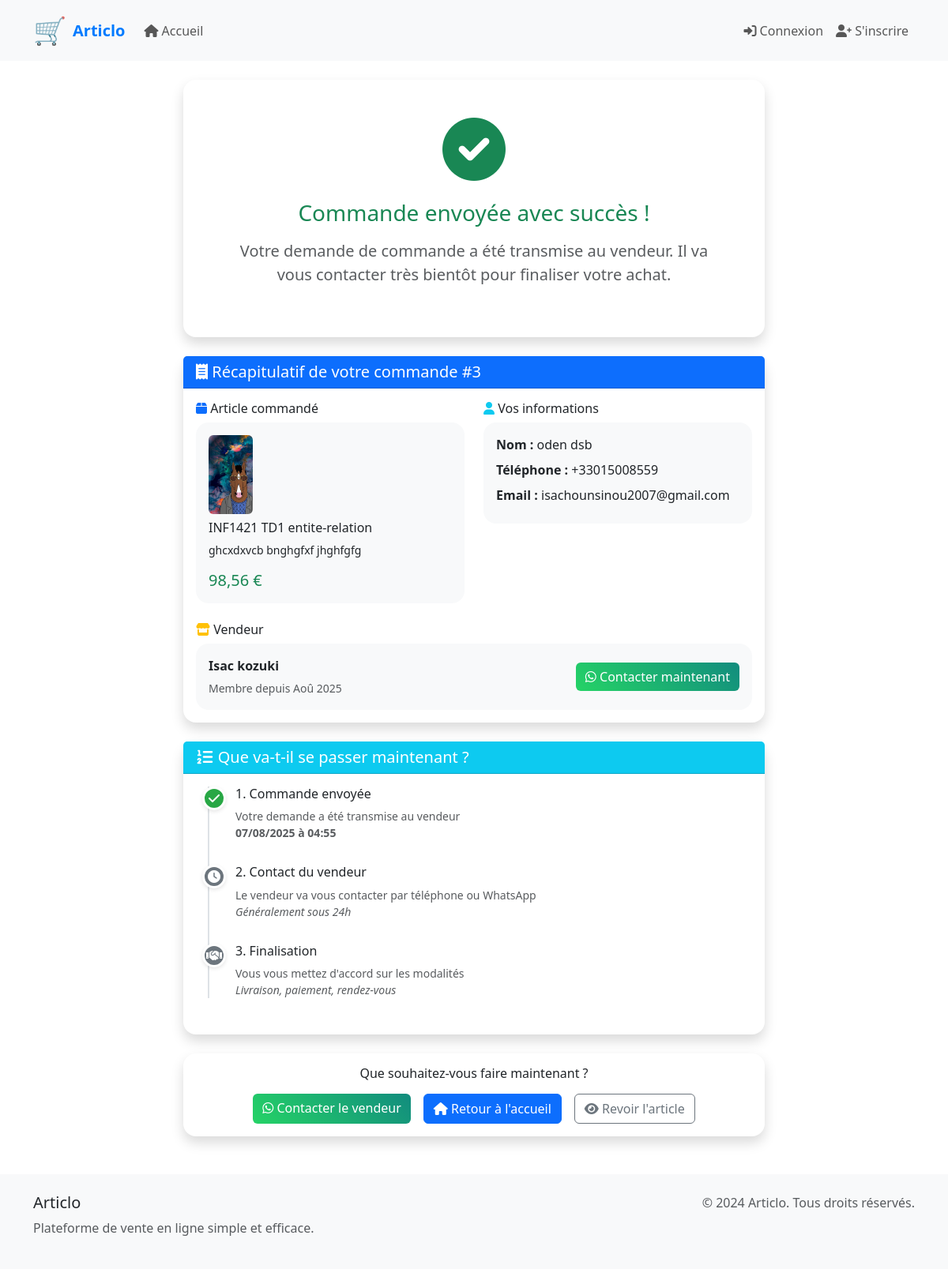
/orders/success/3/, run on the app's committed database.
### orders/models.py (models this page shows, shortened)
class Order(models.Model):
    article = models.ForeignKey(Article, on_delete=models.CASCADE, related_name='orders')
    client_name = models.CharField(max_length=255)
    client_phone = models.CharField(max_length=20)
    client_email = models.EmailField(blank=True, null=True)
    message = models.TextField(blank=True, null=True)
    seller = models.ForeignKey(User, on_delete=models.CASCADE, related_name='received_orders')
    created_at = models.DateTimeField(auto_now_add=True)
    STATUS_CHOICES = (
        ('pending', 'En attente'),
        ('confirmed', 'Confirmée'),
        ('cancelled', 'Annulée'),
    )
    status = models.CharField(max_length=10, choices=STATUS_CHOICES, default='pending')

### articles/models.py (models this page shows, shortened)
class Article(models.Model):
    title = models.CharField(max_length=255)
    description = models.TextField()
    price = models.DecimalField(max_digits=10, decimal_places=2)
    images = models.ImageField(upload_to='articles/', blank=True, null=True)
    seller = models.ForeignKey(User, on_delete=models.CASCADE, related_name='articles')
    created_at = models.DateTimeField(auto_now_add=True)
    def whatsapp_link(self):
        if self.seller.whatsapp_number:
            return f"https://wa.me/{self.seller.whatsapp_number}"
        return None

### users/models.py (models this page shows, shortened)
class User(AbstractUser):
    ROLE_CHOICES = (
        ('admin', 'Administrateur'),
        ('seller', 'Vendeur'),
        ('client', 'Client'),
    )
    role = models.CharField(max_length=10, choices=ROLE_CHOICES, default='client')
    whatsapp_number = models.CharField(max_length=20, blank=True, null=True, help_text="Numéro WhatsApp pour les vendeurs")
    groups = models.ManyToManyField(
        'auth.Group',
        verbose_name='groups',
        blank=True,
        help_text='The groups this user belongs to.',
        related_name='custom_user_set',
        related_query_name='custom_user',
    )
    user_permissions = models.ManyToManyField(
        'auth.Permission',
        verbose_name='user permissions',
        blank=True,
        help_text='Specific permissions for this user.',
        related_name='custom_user_set',
        related_query_name='custom_user',
    )

### orders/views.py (the view)
# urls.py: path('success/<int:order_id>/', views.order_success, name='success'),
@not_seller_required
def order_success(request, order_id):
    order = get_object_or_404(Order, id=order_id)
    context = {
        'order': order,
        'page_title': 'Commande confirmée'
    }
    return render(request, 'orders/order_success.html', context)

### templates/orders/order_success.html (shortened to what this page needs)
{% extends 'base.html' %}
{% block content %}
<div class="container mt-4">
    <div class="row justify-content-center">
        <div class="col-md-8">
            <div class="card shadow mb-4">
                <div class="card-body text-center p-5">
                    <div class="mb-4">
                        <i class="fas fa-check-circle text-success" style="font-size: 5rem;"></i>
                    </div>
                    <h1 class="h3 text-success mb-3">Commande envoyée avec succès !</h1>
                    <p class="lead text-muted">
                        Votre demande de commande a été transmise au vendeur.
                        Il va vous contacter très bientôt pour finaliser votre achat.
                    </p>
                </div>
            </div>
            <div class="card shadow mb-4">
                <div class="card-header bg-primary text-white">
                    <h5 class="mb-0">
                        <i class="fas fa-receipt"></i>
                        Récapitulatif de votre commande #{{ order.id }}
                    </h5>
                </div>
                <div class="card-body">
                    <div class="row">
                        <div class="col-md-6">
                            <h6><i class="fas fa-box text-primary"></i> Article commandé</h6>
                            <div class="card bg-light">
                                <div class="card-body">
                                    {% if order.article.images %}
                                        <img src="{{ order.article.images.url }}" alt="{{ order.article.title }}"
                                             class="img-fluid rounded mb-2" style="max-height: 100px;">
                                    {% endif %}
                                    <h6 class="card-title">{{ order.article.title }}</h6>
                                    <p class="card-text small">{{ order.article.description|truncatewords:10 }}</p>
                                    <span class="h5 text-success">{{ order.article.price }} €</span>
                                </div>
                            </div>
                        </div>
                        <div class="col-md-6">
                            <h6><i class="fas fa-user text-info"></i> Vos informations</h6>
                            <div class="card bg-light">
                                <div class="card-body">
                                    <p class="mb-2"><strong>Nom :</strong> {{ order.client_name }}</p>
                                    <p class="mb-2"><strong>Téléphone :</strong> {{ order.client_phone }}</p>
                                    {% if order.client_email %}
                                        <p class="mb-2"><strong>Email :</strong> {{ order.client_email }}</p>
                                    {% endif %}
                                </div>
                            </div>
                        </div>
                    </div>
                    <div class="row mt-4">
                        <div class="col-12">
                            <h6><i class="fas fa-store text-warning"></i> Vendeur</h6>
                            <div class="card bg-light">
                                <div class="card-body">
                                    <div class="d-flex justify-content-between align-items-center">
                                        <div>
                                            <p class="mb-1"><strong>{{ order.seller.get_full_name|default:order.seller.username }}</strong></p>
                                            <small class="text-muted">
                                                Membre depuis {{ order.seller.date_joined|date:"M Y" }}
                                            </small>
                                        </div>
                                        {% if order.article.whatsapp_link %}
                                            <a href="{{ order.article.whatsapp_link }}" target="_blank"
                                               class="btn btn-success">
                                                <i class="fab fa-whatsapp"></i>
                                                Contacter maintenant
                                            </a>
                                        {% endif %}
                                    </div>
                                </div>
                            </div>
                        </div>
                    </div>
                </div>
            </div>
            <div class="card shadow mb-4">
                <div class="card-header bg-info text-white">
                    <h5 class="mb-0">
                        <i class="fas fa-list-ol"></i>
                        Que va-t-il se passer maintenant ?
                    </h5>
                </div>
                <div class="card-body">
                    <div class="timeline">
                        <div class="timeline-item completed">
                            <div class="timeline-marker bg-success">
                                <i class="fas fa-check text-white"></i>
                            </div>
                            <div class="timeline-content">
                                <h6>1. Commande envoyée</h6>
                                <p class="text-muted small">
                                    Votre demande a été transmise au vendeur
                                    <br><strong>{{ order.created_at|date:"d/m/Y à H:i" }}</strong>
                                </p>
                            </div>
                        </div>
                        <div class="timeline-item pending">
                            <div class="timeline-marker bg-warning">
                                <i class="fas fa-clock text-white"></i>
                            </div>
                            <div class="timeline-content">
                                <h6>2. Contact du vendeur</h6>
                                <p class="text-muted small">
                                    Le vendeur va vous contacter par téléphone ou WhatsApp
                                    <br><em>Généralement sous 24h</em>
                                </p>
                            </div>
                        </div>
                        <div class="timeline-item pending">
                            <div class="timeline-marker bg-secondary">
                                <i class="fas fa-handshake text-white"></i>
                            </div>
                            <div class="timeline-content">
                                <h6>3. Finalisation</h6>
                                <p class="text-muted small">
                                    Vous vous mettez d'accord sur les modalités
                                    <br><em>Livraison, paiement, rendez-vous</em>
                                </p>
                            </div>
                        </div>
                    </div>
                </div>
            </div>
            <div class="card shadow">
                <div class="card-body text-center">
                    <h6>Que souhaitez-vous faire maintenant ?</h6>
                    <div class="d-flex justify-content-center gap-3 mt-3">
                        {% if order.article.whatsapp_link %}
                            <a href="{{ order.article.whatsapp_link }}" target="_blank"
                               class="btn btn-success">
                                <i class="fab fa-whatsapp"></i>
                                Contacter le vendeur
                            </a>
                        {% endif %}
                        <a href="{% url 'home' %}" class="btn btn-primary">
                            <i class="fas fa-home"></i>
                            Retour à l'accueil
                        </a>
                        <a href="{% url 'articles:detail' order.article.id %}" class="btn btn-outline-secondary">
                            <i class="fas fa-eye"></i>
                            Revoir l'article
                        </a>
                    </div>
                </div>
            </div>
        </div>
    </div>
</div>
{% endblock %}
{% block extra_css %}
<link rel="stylesheet" href="https://cdnjs.cloudflare.com/ajax/libs/font-awesome/6.0.0/css/all.min.css">
{% endblock %}

### templates/orders/order_success.html (style rules this page uses)
.card { border: none; border-radius: 1rem; }
.timeline { position: relative; padding-left: 30px; }
.timeline::before { content: ''; position: absolute; left: 15px; top: 0; bottom: 0; width: 2px; background: #dee2e6; }
.timeline-item { position: relative; margin-bottom: 30px; }
.timeline-marker { position: absolute; left: -22px; top: 0; width: 30px; height: 30px; border-radius: 50%; display: flex; align-items: center; justify-content: center; border: 3px solid white; box-shadow: 0 2px 5px rgba(0,0,0,0.1); }
.timeline-content { padding-left: 20px; }
.timeline-item.completed .timeline-marker { background-color: #28a745 !important; }
.timeline-item.pending .timeline-marker { background-color: #6c757d !important; }
.btn-success { background: linear-gradient(45deg, #25d366, #128c7e); border: none; transition: all 0.3s ease; }

### data on the page
Order: id "3", article.images (picture), article "INF1421 TD1 entite-relation", article.description "ghcxdxvcb bnghgfxf jhghfgfg", article.price "98,56", client_name "oden dsb", client_phone "+33015008559", client_email "isachounsinou2007@gmail.com", seller.get_full_name "Isac kozuki", seller.date_joined "Aoû 2025", created_at "07/08/2025 à 04:55"
